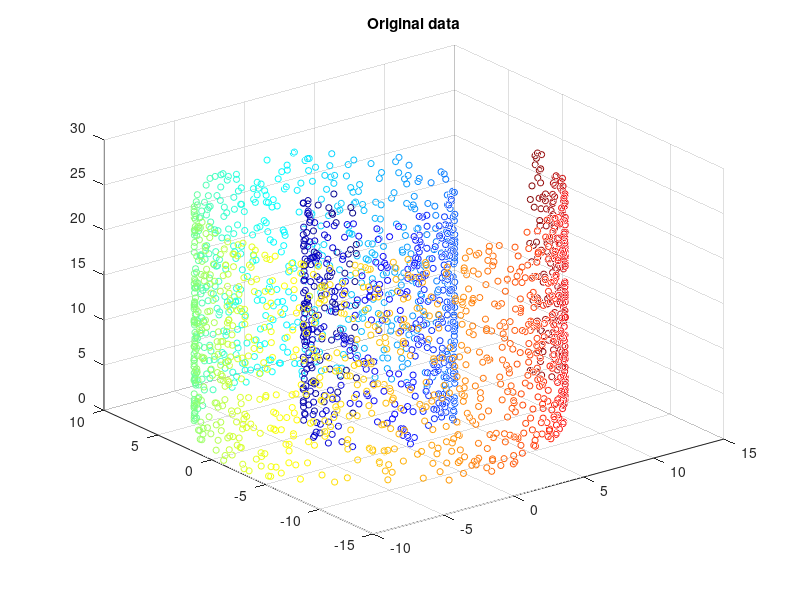
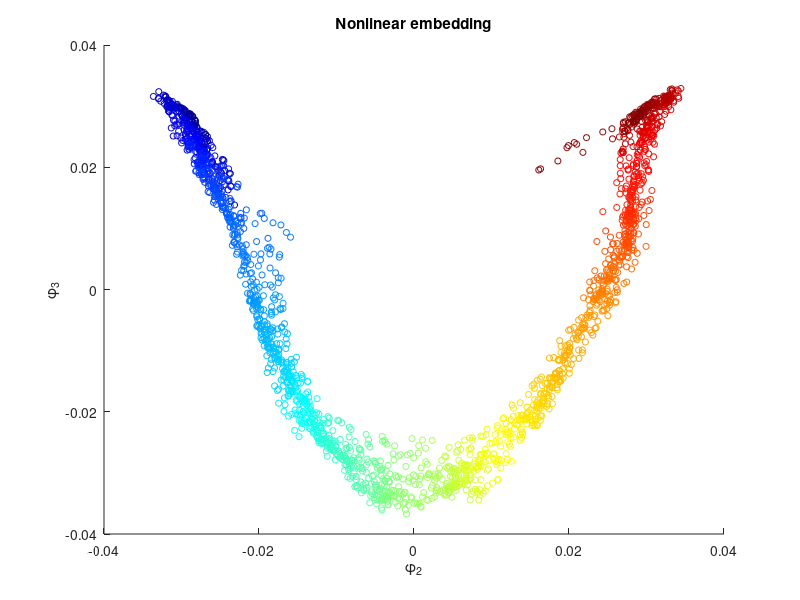
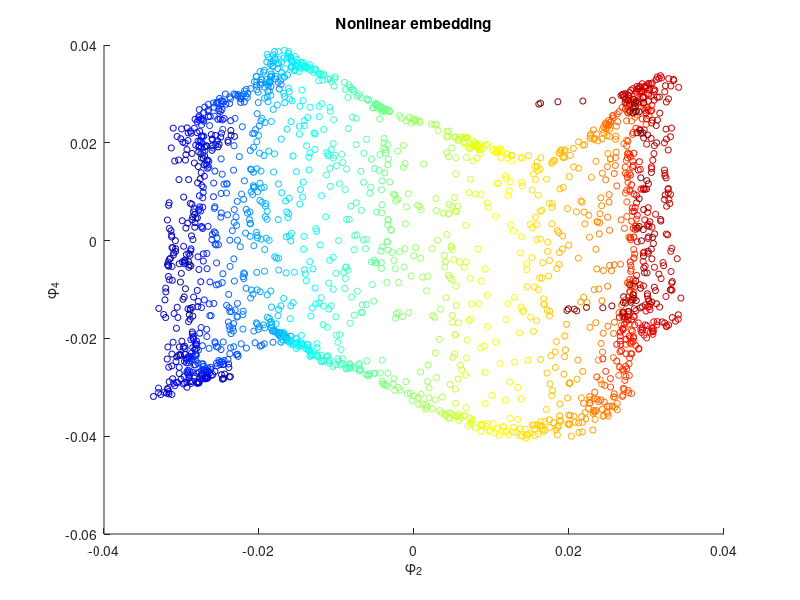
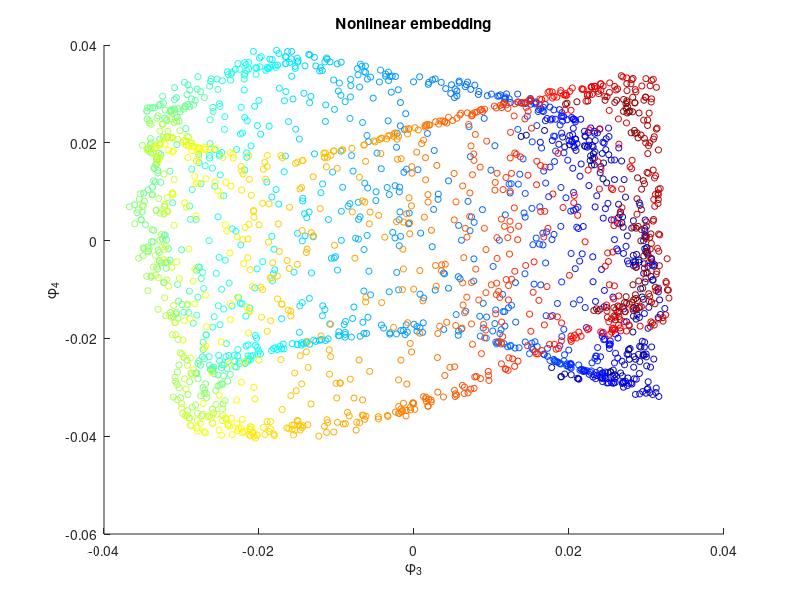

MATLAB code to generate these figures, in order:
function swiss()

%% create swiss roll data
N = 2^11; % number of points considered
t = rand(1,N);
t = sort(4*pi*sqrt(t))'; 

%t = sort(generateRVFromRand(2^11,@(x)1/32/pi^2*x,@(x)4*pi*sqrt(x)))';
z = 8*pi*rand(N,1); % random heights
x = (t+.1).*cos(t);
y = (t+.1).*sin(t);
data = [x,y,z]; % data of interest is in the form of a n-by-3 matrix

%% visualize the data
cmap = jet(N);
scatter3(x,y,z,20,cmap);
title('Original data');

%% Changing these values will lead to different nonlinear embeddings
knn    = ceil(0.03*N); % each patch will only look at its knn nearest neighbors in R^d
sigma2 = 100; % determines strength of connection in graph... see below

%% now let's get pairwise distance info and create graph 
m                = size(data,1);
dt               = squareform(pdist(data));
[srtdDt,srtdIdx] = sort(dt,'ascend');
dt               = srtdDt(1:knn+1,:);
nidx             = srtdIdx(1:knn+1,:);

% nz   = dt(:) > 0;
% mind = min(dt(nz));
% maxd = max(dt(nz));

% compute weights
tempW  = exp(-dt.^2/sigma2); 

% build weight matrix
i = repmat(1:m,knn+1,1);
W = sparse(i(:),double(nidx(:)),tempW(:),m,m); 
W = max(W,W'); % for undirected graph.

% The original normalized graph Laplacian, non-corrected for density
ld = diag(sum(W,2).^(-1/2));
DO = ld*W*ld;
DO = max(DO,DO');%(DO + DO')/2;

% get eigenvectors
[v,d] = eigs(DO,10,'la');

eigVecIdx = nchoosek(2:4,2);
for i = 1:size(eigVecIdx,1)
    figure,scatter(v(:,eigVecIdx(i,1)),v(:,eigVecIdx(i,2)),20,cmap)
    title('Nonlinear embedding');
    xlabel(['\phi_',num2str(eigVecIdx(i,1))]);
    ylabel(['\phi_',num2str(eigVecIdx(i,2))]);
end

figure,subplot(1,2,1)
scatter3(x,y,z,20,cmap);
title('Original data');
subplot(1,2,2)
scatter(v(:,2),v(:,4),20,cmap)
title('Nonlinear embedding')

end
